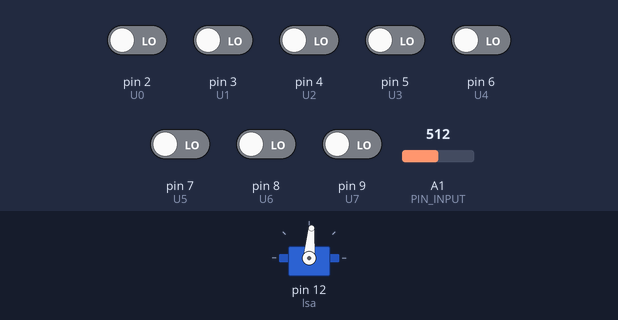
Recording of a sketch running on a simulated Arduino Uno, built with avr-gcc and run on an emulated ATmega328P. On the bench: servo. The inputs (shaded band) are chosen by the test bench; at power-on: pin 2 (U0), pin 3 (U1), pin 4 (U2), pin 5 (U3), pin 6 (U4), pin 7 (U5), pin 8 (U6), pin 9 (U7) LOW, A1 (PIN_INPUT) = 512. What the sketch prints to the serial monitor is not drawn.

Above: at 1.2 s.
1.3 s: pin 4 (U2) driven HIGH and pin 5 (U3) driven HIGH
At 1.6 s:
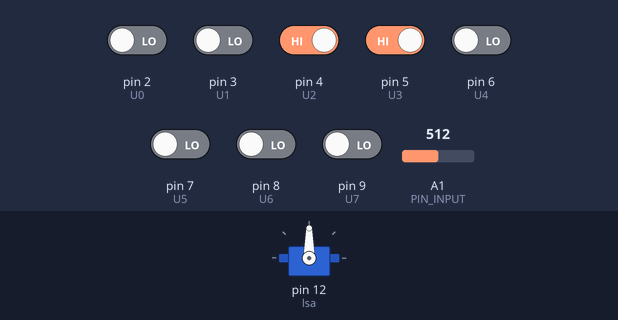
2.8 s: A1 (PIN_INPUT) set to 716
At 3.4 s:
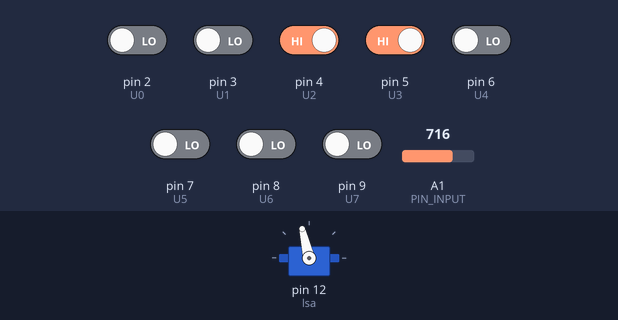
4.3 s: A1 (PIN_INPUT) set to 306
At 4.8 s:
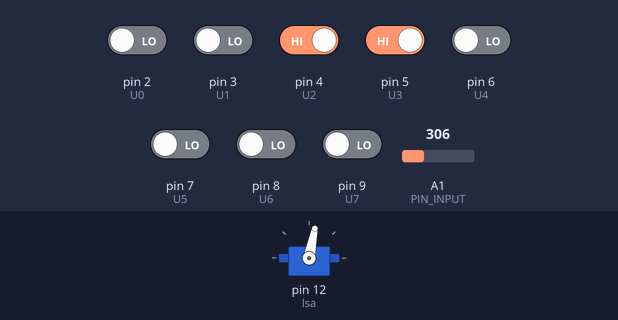
5.8 s: A1 (PIN_INPUT) set to 511
At 6.3 s:
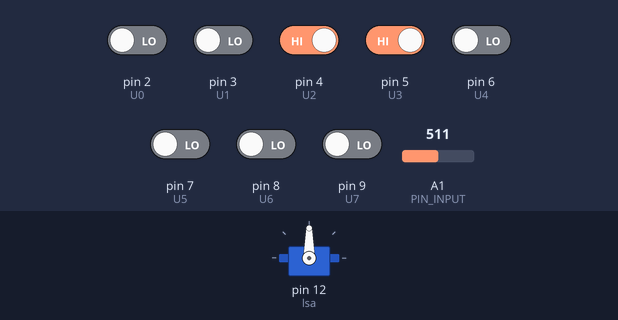
Timing chart, 0 to 8.3 s (numbered marks = the images above; inputs shaded):
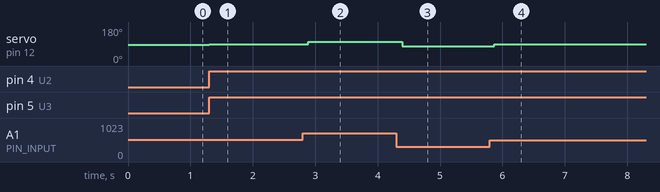

The sketch:

sketch_feb25a101010.ino
```cpp
#include <PID_v1.h>
#include <Servo.h>

#define PIN_INPUT A1
#define U0 2
#define U1 3
#define U2 4
#define U3 5
#define U4 6
#define U5 7
#define U6 8
#define U7 9

Servo lsa;
int  LCD_pos;
int sval;
int RawInput;
int count = 0;
double RawV = 0;
double Kp = 1.1, Ki = 0, Kd = 0;
double Setpoint, Input, Output;
PID myPID(&Input, &Output, &Setpoint, Kp, Ki, Kd, DIRECT);


void setup()
{
  Setpoint = 70                                                    ;
  lsa.attach(12);
  myPID.SetMode(AUTOMATIC);
  Serial.begin(115200);

}

void trace()
{
  RawInput = analogRead(PIN_INPUT);
  RawV =  RawInput * (5.0 / 1023.0);
  LCD_pos = ((RawV / 4.5) * 70);
  Input = LCD_pos ;
  myPID.Compute();
  sval = map(Output, 0, 70, 115, 65);
  lsa.write(sval);
  Serial.print("raw input value is=");
  Serial.println(RawInput);
  Serial.print("raw input voltage is=");
  Serial.println(RawV);
  Serial.print("LCD position is=");
  Serial.println(LCD_pos);
  Serial.print("Servo angle is=");
  Serial.println(sval);
}

void loop()
{
  Serial.print("U0=");
  Serial.println(digitalRead(U0));
  Serial.print("U1=");
  Serial.println(digitalRead(U1));
  Serial.print("U2=");
  Serial.println(digitalRead(U2));
  Serial.print("U3=");
  Serial.println(digitalRead(U3));
  Serial.print("U4=");
  Serial.println(digitalRead(U4));
  Serial.print("U5=");
  Serial.println(digitalRead(U5));
  Serial.print("U6=");
  Serial.println(digitalRead(U6));
  Serial.print("U7=");
  Serial.println(digitalRead(U7));
  Serial.println("______________________");


  // ALL HIGH
  if ((digitalRead(U0) == 1) && (digitalRead(U1) == 1) && (digitalRead(U2) == 1) && (digitalRead(U3) == 1) && (digitalRead(U4) == 1) && (digitalRead(U5) == 1) && (digitalRead(U6) == 1) && (digitalRead(U7) == 1))
  {
    count++;
  }


  //ALL LOW
  if ((digitalRead(U0) == 0) && (digitalRead(U1) == 0) && (digitalRead(U2) == 0) && (digitalRead(U3) == 0) && (digitalRead(U4) == 0) && (digitalRead(U5) == 0) && (digitalRead(U6) == 0) && (digitalRead(U7) == 0))
  {
    if (count >= 1)
    {
      lsa.write(30);
      Serial.println("detected ##T##");
      delay(500);
      trace();
    }
    else
    {
      lsa.write(85);
      Serial.println("moving 4ward");
      //trace();
    }
  }


  // move 4word
  while ((digitalRead(U0) == 0) && (digitalRead(U1) == 0) && (digitalRead(U2) == 1) && (digitalRead(U3) == 1) || (digitalRead(U3) == 1) && (digitalRead(U4) == 1) || (digitalRead(U4) == 1) && (digitalRead(U5) == 1) && (digitalRead(U6) == 0) && (digitalRead(U7) == 0))
  {
  //  lsa.write(30);
    //Serial.println("##CORNER## turnig ##LEFT## by ##30##");
    trace();
  }


  //       move right
  while ((digitalRead(U0) == 0) && (digitalRead(U1) == 0) && (digitalRead(U2) == 0) && ((digitalRead(U3) == 1) || (digitalRead(U4) == 1)) && (digitalRead(U5) == 1) && (digitalRead(U6) == 1) && (digitalRead(U7) == 1))
  {
    lsa.write(150);
    Serial.println("##CORNER## turnig ##RIGHT## by ##30##");
    trace();
  }
  // move left
  while ((digitalRead(U0) == 1) && (digitalRead(U1) == 1) && (digitalRead(U2) == 1) && ((digitalRead(U3) == 1) || (digitalRead(U4) == 1)) && (digitalRead(U5) ==0 ) && (digitalRead(U6) == 0) && (digitalRead(U7) == 0))
  {
    lsa.write(30);
    trace();
  }

  //else if ((digitalRead(U0) == 0) || (digitalRead(U7) == 0))
  //{
    //trace();
 // }


  //else
 // {
   // trace();
  }
//  Serial.print("central count=");
//  Serial.println(count);
```

Measured:
- after the input at 1.3 s, servo on pin 12 (lsa): 85° → 90° at once
- after the input at 2.8 s, servo on pin 12 (lsa): 90° → 103° after 0.09 s
- after the input at 4.3 s, servo on pin 12 (lsa): 103° → 79° after 0.09 s
- after the input at 5.8 s, servo on pin 12 (lsa): 79° → 90° after 0.07 s
